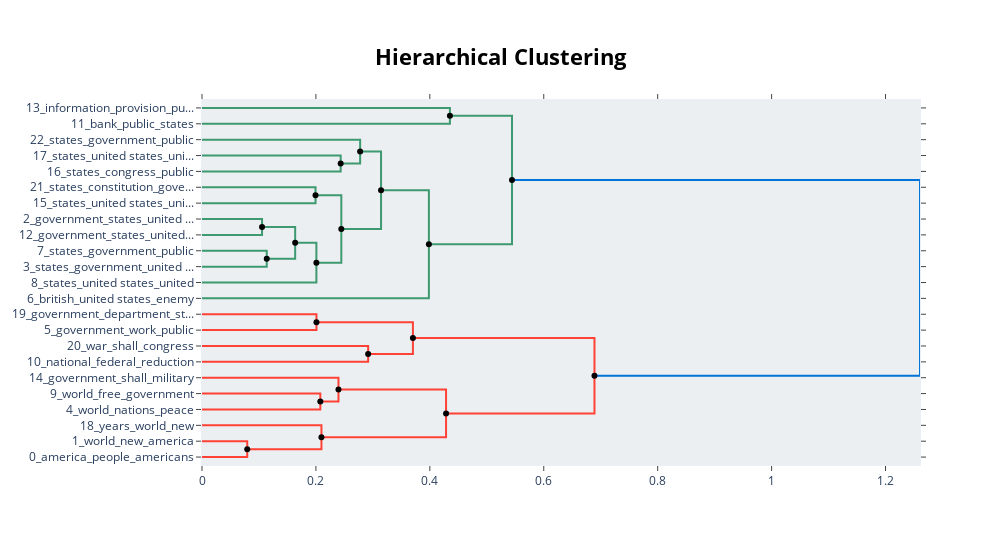

Write notebook code for a chart like this one.
### Markdown cell above
## Hierarchical Topic Modeling

Our second visualization as part of our advanced analysis is Hierarchical Topic Modeling, which es

### Code cell
hierarchical_topics = topic_model.hierarchical_topics(docs)
topic_model.visualize_hierarchy(hierarchical_topics=hierarchical_topics)

### Figure 1 — Plotly figure (JSON) as saved in the notebook; plotly's stock layout.template omitted (floating-point values rounded to 4 significant figures)
{"data": [{"hoverinfo": "text", "marker": {"color": "rgb(61,153,112)"}, "mode": "lines", "text": ["information_provision_public_united states_proper", "", "", "bank_public_states_country_government"], "type": "scatter", "x": [0.0, 0.4352, 0.4352, 0.0], "xaxis": "x", "y": [-5.0, -5.0, -15.0, -15.0], "yaxis": "y"}, {"hoverinfo": "text", "marker": {"color": "rgb(61,153,112)"}, "mode": "lines", "text": ["states_united states_united_great_powers", "", "", "states_congress_public_constitution_war"], "type": "scatter", "x": [0.0, 0.2435, 0.2435, 0.0], "xaxis": "x", "y": [-35.0, -35.0, -45.0, -45.0], "yaxis": "y"}, {"hoverinfo": "text", "marker": {"color": "rgb(61,153,112)"}, "mode": "lines", "text": ["states_government_public_united_united states", "", "", "states_united_united states_public_congress"], "type": "scatter", "x": [0.0, 0.2776, 0.2776, 0.2435], "xaxis": "x", "y": [-25.0, -25.0, -40.0, -40.0], "yaxis": "y"}, {"hoverinfo": "text", "marker": {"color": "rgb(61,153,112)"}, "mode": "lines", "text": ["states_constitution_government_congress_country", "", "", "states_united states_united_government_constitution"], "type": "scatter", "x": [0.0, 0.1993, 0.1993, 0.0], "xaxis": "x", "y": [-55.0, -55.0, -65.0, -65.0], "yaxis": "y"}, {"hoverinfo": "text", "marker": {"color": "rgb(61,153,112)"}, "mode": "lines", "text": ["government_states_united states_united_year", "", "", "government_states_united states_united_year"], "type": "scatter", "x": [0.0, 0.1054, 0.1054, 0.0], "xaxis": "x", "y": [-75.0, -75.0, -85.0, -85.0], "yaxis": "y"}, {"hoverinfo": "text", "marker": {"color": "rgb(61,153,112)"}, "mode": "lines", "text": ["states_government_public_united states_united", "", "", "states_government_united states_united_public"], "type": "scatter", "x": [0.0, 0.1137, 0.1137, 0.0], "xaxis": "x", "y": [-95.0, -95.0, -105.0, -105.0], "yaxis": "y"}, {"hoverinfo": "text", "marker": {"color": "rgb(61,153,112)"}, "mode": "lines", "text": ["government_states_united states_united_year", "", "", "states_government_united states_united_public"], "type": "scatter", "x": [0.1054, 0.1636, 0.1636, 0.1137], "xaxis": "x", "y": [-80.0, -80.0, -100.0, -100.0], "yaxis": "y"}, {"hoverinfo": "text", "marker": {"color": "rgb(61,153,112)"}, "mode": "lines", "text": ["states_government_united states_united_congress", "", "", "states_united states_united_treaty_year"], "type": "scatter", "x": [0.1636, 0.2008, 0.2008, 0.0], "xaxis": "x", "y": [-90.0, -90.0, -115.0, -115.0], "yaxis": "y"}, {"hoverinfo": "text", "marker": {"color": "rgb(61,153,112)"}, "mode": "lines", "text": ["states_government_constitution_united states_united", "", "", "states_government_united states_united_congress"], "type": "scatter", "x": [0.1993, 0.2446, 0.2446, 0.2008], "xaxis": "x", "y": [-60.0, -60.0, -102.5, -102.5], "yaxis": "y"}, {"hoverinfo": "text", "marker": {"color": "rgb(61,153,112)"}, "mode": "lines", "text": ["states_united_united states_public_congress", "", "", "states_government_united states_united_congress"], "type": "scatter", "x": [0.2776, 0.3143, 0.3143, 0.2446], "xaxis": "x", "y": [-32.5, -32.5, -81.25, -81.25], "yaxis": "y"}, {"hoverinfo": "text", "marker": {"color": "rgb(61,153,112)"}, "mode": "lines", "text": ["states_government_united states_united_congress", "", "", "british_united states_enemy_states_united"], "type": "scatter", "x": [0.3143, 0.3983, 0.3983, 0.0], "xaxis": "x", "y": [-56.88, -56.88, -125.0, -125.0], "yaxis": "y"}, {"hoverinfo": "text", "marker": {"color": "rgb(61,153,112)"}, "mode": "lines", "text": ["public_states_bank_country_measures", "", "", "states_government_united states_united_congress"], "type": "scatter", "x": [0.4352, 0.5442, 0.5442, 0.3983], "xaxis": "x", "y": [-10.0, -10.0, -90.94, -90.94], "yaxis": "y"}, {"hoverinfo": "text", "marker": {"color": "rgb(255,65,54)"}, "mode": "lines", "text": ["government_department_states_united_canal", "", "", "government_work_public_congress_great"], "type": "scatter", "x": [0.0, 0.2009, 0.2009, 0.0], "xaxis": "x", "y": [-135.0, -135.0, -145.0, -145.0], "yaxis": "y"}, {"hoverinfo": "text", "marker": {"color": "rgb(255,65,54)"}, "mode": "lines", "text": ["war_shall_congress_federal_government", "", "", "national_federal_reduction_public_ought"], "type": "scatter", "x": [0.0, 0.2917, 0.2917, 0.0], "xaxis": "x", "y": [-155.0, -155.0, -165.0, -165.0], "yaxis": "y"}, {"hoverinfo": "text", "marker": {"color": "rgb(255,65,54)"}, "mode": "lines", "text": ["government_congress_public_law_states", "", "", "federal_national_war_public_government"], "type": "scatter", "x": [0.2009, 0.3703, 0.3703, 0.2917], "xaxis": "x", "y": [-140.0, -140.0, -160.0, -160.0], "yaxis": "y"}, {"hoverinfo": "text", "marker": {"color": "rgb(255,65,54)"}, "mode": "lines", "text": ["world_free_government_states_nations", "", "", "world_nations_peace_economic_free"], "type": "scatter", "x": [0.0, 0.2077, 0.2077, 0.0], "xaxis": "x", "y": [-185.0, -185.0, -195.0, -195.0], "yaxis": "y"}, {"hoverinfo": "text", "marker": {"color": "rgb(255,65,54)"}, "mode": "lines", "text": ["government_shall_military_islands_people", "", "", "world_nations_free_economic_peace"], "type": "scatter", "x": [0.0, 0.2396, 0.2396, 0.2077], "xaxis": "x", "y": [-175.0, -175.0, -190.0, -190.0], "yaxis": "y"}, {"hoverinfo": "text", "marker": {"color": "rgb(255,65,54)"}, "mode": "lines", "text": ["world_new_america_people_american", "", "", "america_people_americans_new_american"], "type": "scatter", "x": [0.0, 0.07942, 0.07942, 0.0], "xaxis": "x", "y": [-215.0, -215.0, -225.0, -225.0], "yaxis": "y"}, {"hoverinfo": "text", "marker": {"color": "rgb(255,65,54)"}, "mode": "lines", "text": ["years_world_new_peace_congress", "", "", "america_people_new_americans_american"], "type": "scatter", "x": [0.0, 0.2097, 0.2097, 0.07942], "xaxis": "x", "y": [-205.0, -205.0, -220.0, -220.0], "yaxis": "y"}, {"hoverinfo": "text", "marker": {"color": "rgb(255,65,54)"}, "mode": "lines", "text": ["world_nations_free_government_economic", "", "", "america_people_new_americans_american"], "type": "scatter", "x": [0.2396, 0.4285, 0.4285, 0.2097], "xaxis": "x", "y": [-182.5, -182.5, -212.5, -212.5], "yaxis": "y"}, {"hoverinfo": "text", "marker": {"color": "rgb(255,65,54)"}, "mode": "lines", "text": ["government_congress_public_law_national", "", "", "world_america_people_new_american"], "type": "scatter", "x": [0.3703, 0.689, 0.689, 0.4285], "xaxis": "x", "y": [-150.0, -150.0, -197.5, -197.5], "yaxis": "y"}, {"hoverinfo": "text", "marker": {"color": "rgb(0,116,217)"}, "mode": "lines", "text": ["states_government_united states_united_congress", "", "", "people_world_new_america_american"], "type": "scatter", "x": [0.5442, 1.261, 1.261, 0.689], "xaxis": "x", "y": [-50.47, -50.47, -173.8, -173.8], "yaxis": "y"}, {"hoverinfo": "text", "hovertext": ["government_states_united states_united_year", "states_government_united states_united_congress", "states_government_constitution_united states_united", "states_united_united states_public_congress", "states_government_united states_united_congress", "public_states_bank_country_measures", "government_congress_public_law_states", "world_nations_free_government_economic", "government_congress_public_law_national", "states_government_united states_united_congress"], "marker": {"color": "black"}, "mode": "markers", "showlegend": false, "type": "scatter", "x": [0.1054, 0.1636, 0.1993, 0.2776, 0.3143, 0.4352, 0.2009, 0.2396, 0.3703, 0.5442], "y": [-80, -90, -60, -32.5, -56.88, -10, -140, -182.5, -150, -50.47]}, {"hoverinfo": "text", "hovertext": ["states_united_united states_public_congress", "states_government_united states_united_public", "states_government_united states_united_congress", "states_government_united states_united_congress", "states_government_united states_united_congress", "federal_national_war_public_government", "world_nations_free_economic_peace", "america_people_new_americans_american", "america_people_new_americans_american", "world_america_people_new_american", "people_world_new_america_american"], "marker": {"color": "black"}, "mode": "markers", "showlegend": false, "type": "scatter", "x": [0.2435, 0.1137, 0.2008, 0.2446, 0.3983, 0.2917, 0.2077, 0.07942, 0.2097, 0.4285, 0.689], "y": [-40, -100, -102.5, -81.25, -90.94, -160, -190, -220, -212.5, -197.5, -173.8]}], "layout": {"autosize": false, "height": 545, "hoverlabel": {"bgcolor": "white", "font": {"family": "Rockwell", "size": 16}}, "hovermode": "closest", "plot_bgcolor": "#ECEFF1", "showlegend": false, "title": {"font": {"color": "Black", "size": 22}, "text": "<b>Hierarchical Clustering</b>", "x": 0.5, "xanchor": "center", "yanchor": "top"}, "width": 1000, "xaxis": {"mirror": "allticks", "rangemode": "tozero", "showgrid": false, "showline": true, "showticklabels": true, "ticks": "outside", "type": "linear", "zeroline": false}, "yaxis": {"mirror": "allticks", "range": [-230, 0], "rangemode": "tozero", "showgrid": false, "showline": true, "showticklabels": true, "tickmode": "array", "ticks": "outside", "ticktext": ["13_information_provision_pu...", "11_bank_public_states", "22_states_government_public", "17_states_united states_uni...", "16_states_congress_public", "21_states_constitution_gove...", "15_states_united states_uni...", "2_government_states_united ...", "12_government_states_united...", "7_states_government_public", "3_states_government_united ...", "8_states_united states_united", "6_british_united states_enemy", "19_government_department_st...", "5_government_work_public", "20_war_shall_congress", "10_national_federal_reduction", "14_government_shall_military", "9_world_free_government", "4_world_nations_peace", "18_years_world_new", "1_world_new_america", "0_america_people_americans"], "tickvals": [-5, -15, -25, -35, -45, -55, -65, -75, -85, -95, -105, -115, -125, -135, -145, -155, -165, -175, -185, -195, -205, -215, -225], "type": "linear", "zeroline": false}}}
